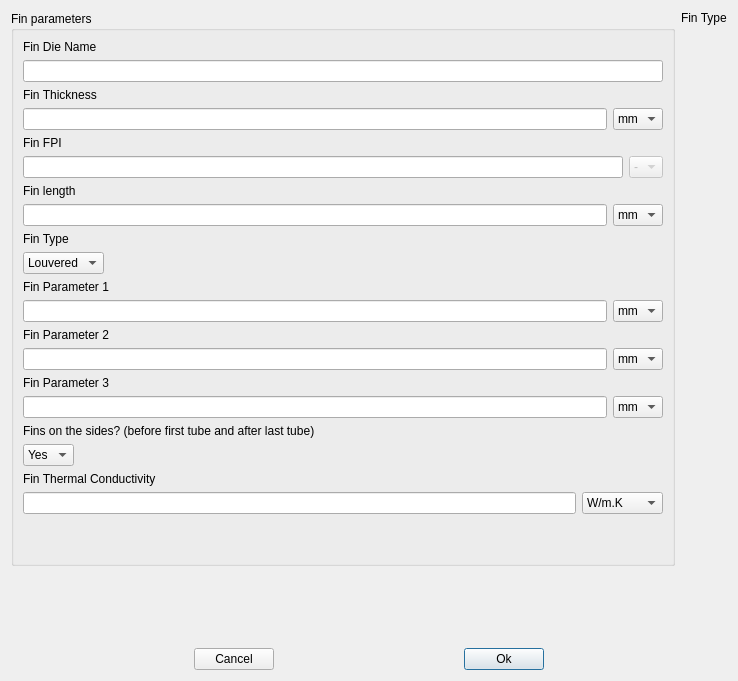
<?xml version="1.0" encoding="UTF-8"?>
<ui version="4.0">
 <class>Form</class>
 <widget class="QWidget" name="Form">
  <property name="geometry">
   <rect>
    <x>0</x>
    <y>0</y>
    <width>738</width>
    <height>681</height>
   </rect>
  </property>
  <property name="windowTitle">
   <string>Fin Definition</string>
  </property>
  <layout class="QVBoxLayout" name="verticalLayout_8">
   <item>
    <layout class="QHBoxLayout" name="horizontalLayout_2">
     <item>
      <widget class="QGroupBox" name="Fin_Parameters_group">
       <property name="title">
        <string>Fin parameters</string>
       </property>
       <layout class="QVBoxLayout" name="verticalLayout_9">
        <item>
         <layout class="QVBoxLayout" name="verticalLayout_7">
          <item>
           <widget class="QLabel" name="Fin_Die_Name_label">
            <property name="text">
             <string>Fin Die Name</string>
            </property>
           </widget>
          </item>
          <item>
           <layout class="QHBoxLayout" name="horizontalLayout_8">
            <item>
             <widget class="QLineEdit" name="Fin_Die_Name"/>
            </item>
           </layout>
          </item>
         </layout>
        </item>
        <item>
         <layout class="QVBoxLayout" name="verticalLayout_19">
          <item>
           <layout class="QVBoxLayout" name="verticalLayout_2">
            <item>
             <widget class="QLabel" name="Fin_t_label">
              <property name="text">
               <string>Fin Thickness</string>
              </property>
             </widget>
            </item>
            <item>
             <layout class="QHBoxLayout" name="horizontalLayout_3">
              <item>
               <widget class="QLineEdit" name="Fin_t"/>
              </item>
              <item>
               <widget class="QComboBox" name="Fin_t_unit">
                <property name="currentIndex">
                 <number>2</number>
                </property>
                <item>
                 <property name="text">
                  <string>m</string>
                 </property>
                </item>
                <item>
                 <property name="text">
                  <string>cm</string>
                 </property>
                </item>
                <item>
                 <property name="text">
                  <string>mm</string>
                 </property>
                </item>
                <item>
                 <property name="text">
                  <string>ft</string>
                 </property>
                </item>
                <item>
                 <property name="text">
                  <string>in</string>
                 </property>
                </item>
               </widget>
              </item>
             </layout>
            </item>
           </layout>
          </item>
          <item>
           <layout class="QVBoxLayout" name="verticalLayout_3">
            <item>
             <widget class="QLabel" name="Fin_FPI_label">
              <property name="text">
               <string>Fin FPI</string>
              </property>
             </widget>
            </item>
            <item>
             <layout class="QHBoxLayout" name="horizontalLayout_4">
              <item>
               <widget class="QLineEdit" name="Fin_FPI"/>
              </item>
              <item>
               <widget class="QComboBox" name="Fin_FPI_unit">
                <property name="enabled">
                 <bool>false</bool>
                </property>
                <property name="currentIndex">
                 <number>0</number>
                </property>
                <item>
                 <property name="text">
                  <string>-</string>
                 </property>
                </item>
               </widget>
              </item>
             </layout>
            </item>
           </layout>
          </item>
          <item>
           <layout class="QVBoxLayout" name="verticalLayout_4">
            <item>
             <layout class="QVBoxLayout" name="verticalLayout_13">
              <item>
               <widget class="QLabel" name="Fin_Fd_label">
                <property name="text">
                 <string>Fin length</string>
                </property>
               </widget>
              </item>
              <item>
               <layout class="QHBoxLayout" name="horizontalLayout_14">
                <item>
                 <widget class="QLineEdit" name="Fin_Fd">
                  <property name="toolTip">
                   <string>Ratio between internal tube roughness to the inner tube diameter</string>
                  </property>
                 </widget>
                </item>
                <item>
                 <widget class="QComboBox" name="Fin_Fd_unit">
                  <property name="currentIndex">
                   <number>2</number>
                  </property>
                  <item>
                   <property name="text">
                    <string>m</string>
                   </property>
                  </item>
                  <item>
                   <property name="text">
                    <string>cm</string>
                   </property>
                  </item>
                  <item>
                   <property name="text">
                    <string>mm</string>
                   </property>
                  </item>
                  <item>
                   <property name="text">
                    <string>ft</string>
                   </property>
                  </item>
                  <item>
                   <property name="text">
                    <string>in</string>
                   </property>
                  </item>
                 </widget>
                </item>
               </layout>
              </item>
             </layout>
            </item>
            <item>
             <widget class="QLabel" name="Fin_type_label">
              <property name="text">
               <string>Fin Type</string>
              </property>
             </widget>
            </item>
            <item>
             <layout class="QHBoxLayout" name="horizontalLayout_5">
              <item>
               <widget class="QComboBox" name="Fin_type">
                <item>
                 <property name="text">
                  <string>Louvered</string>
                 </property>
                </item>
               </widget>
              </item>
              <item>
               <spacer name="horizontalSpacer_4">
                <property name="orientation">
                 <enum>Qt::Horizontal</enum>
                </property>
                <property name="sizeHint" stdset="0">
                 <size>
                  <width>40</width>
                  <height>20</height>
                 </size>
                </property>
               </spacer>
              </item>
             </layout>
            </item>
           </layout>
          </item>
          <item>
           <layout class="QVBoxLayout" name="verticalLayout_5">
            <item>
             <widget class="QLabel" name="Fin_parameter_1_label">
              <property name="text">
               <string>Fin Parameter 1</string>
              </property>
             </widget>
            </item>
            <item>
             <layout class="QHBoxLayout" name="horizontalLayout_6">
              <item>
               <widget class="QLineEdit" name="Fin_parameter_1"/>
              </item>
              <item>
               <widget class="QComboBox" name="Fin_parameter_1_unit">
                <property name="currentIndex">
                 <number>2</number>
                </property>
                <item>
                 <property name="text">
                  <string>m</string>
                 </property>
                </item>
                <item>
                 <property name="text">
                  <string>cm</string>
                 </property>
                </item>
                <item>
                 <property name="text">
                  <string>mm</string>
                 </property>
                </item>
                <item>
                 <property name="text">
                  <string>ft</string>
                 </property>
                </item>
                <item>
                 <property name="text">
                  <string>in</string>
                 </property>
                </item>
               </widget>
              </item>
             </layout>
            </item>
           </layout>
          </item>
          <item>
           <layout class="QVBoxLayout" name="verticalLayout_11">
            <item>
             <widget class="QLabel" name="Fin_parameter_2_label">
              <property name="text">
               <string>Fin Parameter 2</string>
              </property>
             </widget>
            </item>
            <item>
             <layout class="QHBoxLayout" name="horizontalLayout_12">
              <item>
               <widget class="QLineEdit" name="Fin_parameter_2">
                <property name="toolTip">
                 <string>Ratio between internal tube roughness to the inner tube diameter</string>
                </property>
               </widget>
              </item>
              <item>
               <widget class="QComboBox" name="Fin_parameter_2_unit">
                <property name="currentIndex">
                 <number>2</number>
                </property>
                <item>
                 <property name="text">
                  <string>m</string>
                 </property>
                </item>
                <item>
                 <property name="text">
                  <string>cm</string>
                 </property>
                </item>
                <item>
                 <property name="text">
                  <string>mm</string>
                 </property>
                </item>
                <item>
                 <property name="text">
                  <string>ft</string>
                 </property>
                </item>
                <item>
                 <property name="text">
                  <string>in</string>
                 </property>
                </item>
               </widget>
              </item>
             </layout>
            </item>
           </layout>
          </item>
          <item>
           <layout class="QVBoxLayout" name="verticalLayout_14">
            <item>
             <layout class="QVBoxLayout" name="verticalLayout_12">
              <item>
               <widget class="QLabel" name="Fin_parameter_3_label">
                <property name="text">
                 <string>Fin Parameter 3</string>
                </property>
               </widget>
              </item>
              <item>
               <layout class="QHBoxLayout" name="horizontalLayout_13">
                <item>
                 <widget class="QLineEdit" name="Fin_parameter_3">
                  <property name="toolTip">
                   <string>Ratio between internal tube roughness to the inner tube diameter</string>
                  </property>
                 </widget>
                </item>
                <item>
                 <widget class="QComboBox" name="Fin_parameter_3_unit">
                  <property name="currentIndex">
                   <number>2</number>
                  </property>
                  <item>
                   <property name="text">
                    <string>m</string>
                   </property>
                  </item>
                  <item>
                   <property name="text">
                    <string>cm</string>
                   </property>
                  </item>
                  <item>
                   <property name="text">
                    <string>mm</string>
                   </property>
                  </item>
                  <item>
                   <property name="text">
                    <string>ft</string>
                   </property>
                  </item>
                  <item>
                   <property name="text">
                    <string>in</string>
                   </property>
                  </item>
                 </widget>
                </item>
               </layout>
              </item>
             </layout>
            </item>
           </layout>
          </item>
          <item>
           <layout class="QVBoxLayout" name="verticalLayout_6">
            <item>
             <widget class="QLabel" name="Fins_on_sides_label">
              <property name="text">
               <string>Fins on the sides? (before first tube and after last tube)</string>
              </property>
             </widget>
            </item>
            <item>
             <layout class="QHBoxLayout" name="horizontalLayout_7">
              <item>
               <widget class="QComboBox" name="Fins_on_sides">
                <item>
                 <property name="text">
                  <string>Yes</string>
                 </property>
                </item>
                <item>
                 <property name="text">
                  <string>No</string>
                 </property>
                </item>
               </widget>
              </item>
              <item>
               <spacer name="horizontalSpacer_5">
                <property name="orientation">
                 <enum>Qt::Horizontal</enum>
                </property>
                <property name="sizeHint" stdset="0">
                 <size>
                  <width>40</width>
                  <height>20</height>
                 </size>
                </property>
               </spacer>
              </item>
             </layout>
            </item>
           </layout>
          </item>
          <item>
           <layout class="QVBoxLayout" name="verticalLayout_15"/>
          </item>
          <item>
           <layout class="QVBoxLayout" name="verticalLayout_17">
            <item>
             <widget class="QLabel" name="Fin_K_label">
              <property name="text">
               <string>Fin Thermal Conductivity</string>
              </property>
             </widget>
            </item>
            <item>
             <layout class="QHBoxLayout" name="horizontalLayout_16">
              <item>
               <widget class="QLineEdit" name="Fin_K">
                <property name="toolTip">
                 <string>Ratio between internal tube roughness to the inner tube diameter</string>
                </property>
               </widget>
              </item>
              <item>
               <widget class="QComboBox" name="Fin_K_unit">
                <property name="enabled">
                 <bool>true</bool>
                </property>
                <item>
                 <property name="text">
                  <string>W/m.K</string>
                 </property>
                </item>
                <item>
                 <property name="text">
                  <string>Btu/hr.ft.F</string>
                 </property>
                </item>
               </widget>
              </item>
             </layout>
            </item>
           </layout>
          </item>
          <item>
           <spacer name="verticalSpacer_2">
            <property name="orientation">
             <enum>Qt::Vertical</enum>
            </property>
            <property name="sizeHint" stdset="0">
             <size>
              <width>20</width>
              <height>40</height>
             </size>
            </property>
           </spacer>
          </item>
         </layout>
        </item>
       </layout>
      </widget>
     </item>
     <item>
      <layout class="QVBoxLayout" name="verticalLayout">
       <item>
        <widget class="QLabel" name="label">
         <property name="text">
          <string>Fin Type</string>
         </property>
        </widget>
       </item>
       <item>
        <widget class="QLabel" name="Fin_type_image">
         <property name="minimumSize">
          <size>
           <width>0</width>
           <height>0</height>
          </size>
         </property>
         <property name="text">
          <string/>
         </property>
        </widget>
       </item>
       <item>
        <spacer name="verticalSpacer_4">
         <property name="orientation">
          <enum>Qt::Vertical</enum>
         </property>
         <property name="sizeHint" stdset="0">
          <size>
           <width>20</width>
           <height>40</height>
          </size>
         </property>
        </spacer>
       </item>
       <item>
        <spacer name="verticalSpacer_3">
         <property name="orientation">
          <enum>Qt::Vertical</enum>
         </property>
         <property name="sizeHint" stdset="0">
          <size>
           <width>20</width>
           <height>40</height>
          </size>
         </property>
        </spacer>
       </item>
      </layout>
     </item>
    </layout>
   </item>
   <item>
    <spacer name="verticalSpacer">
     <property name="orientation">
      <enum>Qt::Vertical</enum>
     </property>
     <property name="sizeHint" stdset="0">
      <size>
       <width>20</width>
       <height>40</height>
      </size>
     </property>
    </spacer>
   </item>
   <item>
    <layout class="QHBoxLayout" name="horizontalLayout">
     <item>
      <spacer name="horizontalSpacer">
       <property name="orientation">
        <enum>Qt::Horizontal</enum>
       </property>
       <property name="sizeHint" stdset="0">
        <size>
         <width>40</width>
         <height>20</height>
        </size>
       </property>
      </spacer>
     </item>
     <item>
      <widget class="QPushButton" name="Cancel_Button">
       <property name="text">
        <string>Cancel</string>
       </property>
      </widget>
     </item>
     <item>
      <spacer name="horizontalSpacer_6">
       <property name="orientation">
        <enum>Qt::Horizontal</enum>
       </property>
       <property name="sizeHint" stdset="0">
        <size>
         <width>40</width>
         <height>20</height>
        </size>
       </property>
      </spacer>
     </item>
     <item>
      <widget class="QPushButton" name="Ok_button">
       <property name="text">
        <string>Ok</string>
       </property>
       <property name="default">
        <bool>true</bool>
       </property>
      </widget>
     </item>
     <item>
      <spacer name="horizontalSpacer_3">
       <property name="orientation">
        <enum>Qt::Horizontal</enum>
       </property>
       <property name="sizeHint" stdset="0">
        <size>
         <width>40</width>
         <height>20</height>
        </size>
       </property>
      </spacer>
     </item>
    </layout>
   </item>
  </layout>
 </widget>
 <resources/>
 <connections/>
</ui>
